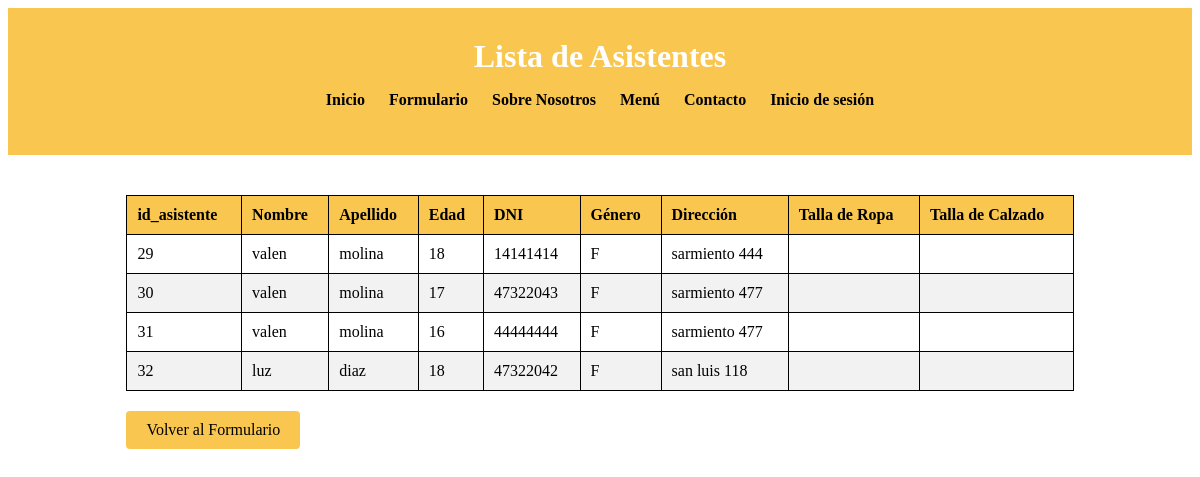
Screenshot of /listar_asistentes.php with the database file from the repository.
### tables this page shows
CREATE TABLE `asistentes` (
  `id_asistente` int(11) NOT NULL,
  `nombre` varchar(20) NOT NULL,
  `apellido` text NOT NULL,
  `edad` int(10) NOT NULL,
  `dni` int(15) NOT NULL,
  `genero` varchar(20) NOT NULL,
  `direccion` varchar(225) NOT NULL
);

### listar_asistentes.php (the view, shortened to what this page needs)
<?php
$host = 'localhost';
$dbname = 'c6merendero1';
$username = 'merendero';
$password = '2345';
try {
    $pdo = new PDO("mysql:host=$host;dbname=$dbname", $username, $password);
    $pdo->setAttribute(PDO::ATTR_ERRMODE, PDO::ERRMODE_EXCEPTION);
} catch (PDOException $e) {
    echo "Error de conexión: " . $e->getMessage();
    exit;
}
$query = "SELECT * FROM asistentes";
$statement = $pdo->prepare($query);
$statement->execute();
$asistentes = $statement->fetchAll(PDO::FETCH_ASSOC);
?>
<!DOCTYPE html>
<html lang="es">
<head>
</head>
<body>
<header>
    <div class="container">
        <h1>Lista de Asistentes</h1>
        <nav>
            <ul>
                <li><a href="index.php">Inicio</a></li>
                <li><a href="formulario.php">Formulario</a></li>
                <li><a href="sobrenosotros.php">Sobre Nosotros</a></li>
                <li><a href="menu.php">Menú</a></li>
                <li><a href="contacto.php">Contacto</a></li>
                <li><a href="iniciodesesion.php">Inicio de sesión</a></li>
            </ul>
        </nav>
    </div>
</header>
<div class="container">
    <table>
        <thead>
            <tr>
                <th>id_asistente</th>
                <th>Nombre</th>
                <th>Apellido</th>
                <th>Edad</th>
                <th>DNI</th>
                <th>Género</th>
                <th>Dirección</th>
                <th>Talla de Ropa</th>
                <th>Talla de Calzado</th>
            </tr>
        </thead>
        <tbody>
            <?php foreach ($asistentes as $asistente): ?>
            <tr>
                <td><?php echo htmlspecialchars($asistente['id_asistente']); ?></td>
                <td><?php echo htmlspecialchars($asistente['nombre']); ?></td>
                <td><?php echo htmlspecialchars($asistente['apellido']); ?></td>
                <td><?php echo htmlspecialchars($asistente['edad']); ?></td>
                <td><?php echo htmlspecialchars($asistente['dni']); ?></td>
                <td><?php echo htmlspecialchars($asistente['genero']); ?></td>
                <td><?php echo htmlspecialchars($asistente['direccion']); ?></td>
                <td><?php echo htmlspecialchars($asistente['tallaRopa']); ?></td>
                <td><?php echo htmlspecialchars($asistente['tallaCalzado']); ?></td>
            </tr>
            <?php endforeach; ?>
        </tbody>
    </table>
    <a class="btn" href="formulario.php">Volver al Formulario</a>
</div>
</body>
</html>
<?php
$content = ob_get_clean();
echo $content;
?>

### listar_asistentes.php (style rules this page uses)
header { background-color: #f9c74f; padding: 10px 0; color: #fff; text-align: center; }
header h1 { margin: 0; font-size: 2em; }
nav ul { list-style-type: none; padding: 0; }
nav ul li { display: inline; margin: 0 10px; }
nav ul li a { color: #000; text-decoration: none; font-weight: bold; }
.container { width: 80%; margin: 0 auto; padding: 20px; }
table { width: 100%; border-collapse: collapse; margin-top: 20px; }
table, th, td { border: 1px solid #000; }
th, td { padding: 10px; text-align: left; }
th { background-color: #f9c74f; color: #000; }
tr:nth-child(even) { background-color: #f2f2f2; }
.btn { display: inline-block; margin-top: 20px; padding: 10px 20px; background-color: #f9c74f; color: #000; text-decoration: none; border-radius: 4px; text-align: center; }

### rows the page displays
asistentes: id_asistente "29", nombre "valen", apellido "molina", edad "18", dni "14141414", genero "F", direccion "sarmiento 444"
asistentes: id_asistente "30", nombre "valen", apellido "molina", edad "17", dni "47322043", genero "F", direccion "sarmiento 477"
asistentes: id_asistente "31", nombre "valen", apellido "molina", edad "16", dni "44444444", genero "F", direccion "sarmiento 477"
asistentes: id_asistente "32", nombre "luz", apellido "diaz", edad "18", dni "47322042", genero "F", direccion "san luis 118"
